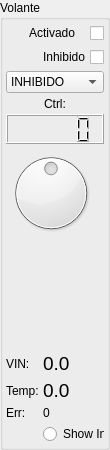
              <widget class="QGroupBox" name="Volante_gBox_verLay">
               <property name="sizePolicy">
                <sizepolicy hsizetype="Preferred" vsizetype="Preferred">
                 <horstretch>0</horstretch>
                 <verstretch>0</verstretch>
                </sizepolicy>
               </property>
               <property name="minimumSize">
                <size>
                 <width>110</width>
                 <height>450</height>
                </size>
               </property>
               <property name="maximumSize">
                <size>
                 <width>110</width>
                 <height>525</height>
                </size>
               </property>
               <property name="autoFillBackground">
                <bool>true</bool>
               </property>
               <property name="title">
                <string>Volante</string>
               </property>
               <layout class="QVBoxLayout" name="verticalLayout_5">
                <property name="spacing">
                 <number>4</number>
                </property>
                <property name="leftMargin">
                 <number>3</number>
                </property>
                <property name="topMargin">
                 <number>3</number>
                </property>
                <property name="rightMargin">
                 <number>3</number>
                </property>
                <property name="bottomMargin">
                 <number>3</number>
                </property>
                <item>
                 <widget class="QCheckBox" name="volante_Activado_chk">
                  <property name="sizePolicy">
                   <sizepolicy hsizetype="Preferred" vsizetype="Preferred">
                    <horstretch>0</horstretch>
                    <verstretch>0</verstretch>
                   </sizepolicy>
                  </property>
                  <property name="layoutDirection">
                   <enum>Qt::RightToLeft</enum>
                  </property>
                  <property name="text">
                   <string>Activado   </string>
                  </property>
                 </widget>
                </item>
                <item>
                 <widget class="QCheckBox" name="volante_Inhibido_chk">
                  <property name="layoutDirection">
                   <enum>Qt::RightToLeft</enum>
                  </property>
                  <property name="text">
                   <string>Inhibido</string>
                  </property>
                 </widget>
                </item>
                <item>
                 <widget class="QComboBox" name="VolanteModo_cmb">
                  <item>
                   <property name="text">
                    <string>INHIBIDO</string>
                   </property>
                  </item>
                  <item>
                   <property name="text">
                    <string>OPENLOOP_LINEAL</string>
                   </property>
                  </item>
                  <item>
                   <property name="text">
                    <string>OPENLOOP_PARTES</string>
                   </property>
                  </item>
                  <item>
                   <property name="text">
                    <string>OPENLOOP_EXP</string>
                   </property>
                  </item>
                  <item>
                   <property name="text">
                    <string>CLOSEDLOOP_POS_LINEAL</string>
                   </property>
                  </item>
                  <item>
                   <property name="text">
                    <string>CLOSEDLOOP_POS_LOG</string>
                   </property>
                  </item>
                  <item>
                   <property name="text">
                    <string>CLOSEDLOOP_VELOCIDAD</string>
                   </property>
                  </item>
                 </widget>
                </item>
                <item>
                 <layout class="QVBoxLayout" name="VolanteCtrlValue_verLay">
                  <property name="spacing">
                   <number>3</number>
                  </property>
                  <item>
                   <widget class="QLabel" name="VolanteControlValue_lbl">
                    <property name="minimumSize">
                     <size>
                      <width>25</width>
                      <height>0</height>
                     </size>
                    </property>
                    <property name="text">
                     <string>Ctrl:</string>
                    </property>
                    <property name="alignment">
                     <set>Qt::AlignCenter</set>
                    </property>
                   </widget>
                  </item>
                  <item>
                   <widget class="QLCDNumber" name="volante_lcd">
                    <property name="sizePolicy">
                     <sizepolicy hsizetype="Preferred" vsizetype="Preferred">
                      <horstretch>0</horstretch>
                      <verstretch>0</verstretch>
                     </sizepolicy>
                    </property>
                    <property name="minimumSize">
                     <size>
                      <width>40</width>
                      <height>30</height>
                     </size>
                    </property>
                    <property name="font">
                     <font>
                      <pointsize>14</pointsize>
                     </font>
                    </property>
                   </widget>
                  </item>
                 </layout>
                </item>
                <item>
                 <widget class="QDial" name="VolanteControl_Dial">
                  <property name="minimumSize">
                   <size>
                    <width>50</width>
                    <height>50</height>
                   </size>
                  </property>
                  <property name="maximumSize">
                   <size>
                    <width>90</width>
                    <height>90</height>
                   </size>
                  </property>
                  <property name="autoFillBackground">
                   <bool>false</bool>
                  </property>
                  <property name="minimum">
                   <number>-3200</number>
                  </property>
                  <property name="maximum">
                   <number>3200</number>
                  </property>
                  <property name="singleStep">
                   <number>100</number>
                  </property>
                  <property name="pageStep">
                   <number>400</number>
                  </property>
                  <property name="invertedAppearance">
                   <bool>false</bool>
                  </property>
                 </widget>
                </item>
                <item>
                 <spacer name="verticalSpacer_2">
                  <property name="orientation">
                   <enum>Qt::Vertical</enum>
                  </property>
                  <property name="sizeHint" stdset="0">
                   <size>
                    <width>20</width>
                    <height>40</height>
                   </size>
                  </property>
                 </spacer>
                </item>
                <item>
                 <layout class="QFormLayout" name="formLayout_5">
                  <item row="0" column="0">
                   <widget class="QLabel" name="label_13">
                    <property name="text">
                     <string>VIN:</string>
                    </property>
                   </widget>
                  </item>
                  <item row="1" column="0">
                   <widget class="QLabel" name="label_15">
                    <property name="text">
                     <string>Temp:</string>
                    </property>
                   </widget>
                  </item>
                  <item row="2" column="0">
                   <widget class="QLabel" name="label_16">
                    <property name="text">
                     <string>Err:</string>
                    </property>
                   </widget>
                  </item>
                  <item row="0" column="1">
                   <widget class="QLabel" name="Steer_Vin_lbl">
                    <property name="font">
                     <font>
                      <pointsize>14</pointsize>
                     </font>
                    </property>
                    <property name="text">
                     <string>0.0</string>
                    </property>
                   </widget>
                  </item>
                  <item row="1" column="1">
                   <widget class="QLabel" name="Steer_Temp_lbl">
                    <property name="font">
                     <font>
                      <pointsize>14</pointsize>
                     </font>
                    </property>
                    <property name="text">
                     <string>0.0</string>
                    </property>
                   </widget>
                  </item>
                  <item row="2" column="1">
                   <widget class="QLabel" name="Steer_Error_lbl">
                    <property name="text">
                     <string>0</string>
                    </property>
                   </widget>
                  </item>
                  <item row="3" column="1">
                   <widget class="QRadioButton" name="steer_ShowInfo_rBtn">
                    <property name="text">
                     <string>Show Info</string>
                    </property>
                    <property name="autoExclusive">
                     <bool>false</bool>
                    </property>
                    <attribute name="buttonGroup">
                     <string notr="true">driversShowInfoSelect</string>
                    </attribute>
                   </widget>
                  </item>
                 </layout>
                </item>
               </layout>
              </widget>
